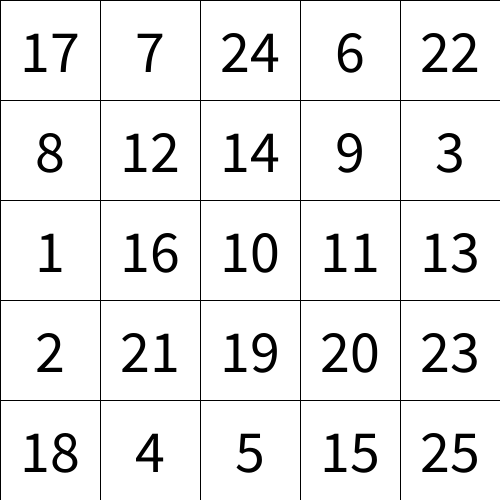
Frame 1 (no input)
Frame 60 (the mouse pressed at the canvas centre just before this capture): identical to frame 1, image omitted
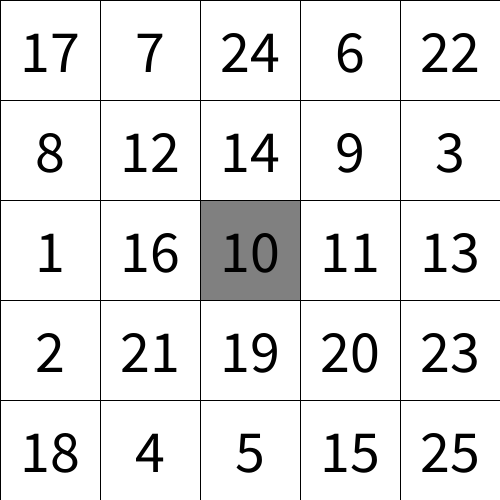
Frame 120 (the mouse held since frame 60 and released just before this capture)

The Processing sketch that drew these frames (run headless with seeded random() and noise(); from frame 60 on, the mouse is pressed at the canvas centre):

// Processing sketch: week06_5_schulte_table05_void_mousePressed_pressed_i_j
// ── week06_5_schulte_table05_void_mousePressed_pressed_i_j.pde
///week06_5_schulte_table05_void_mousePressed_pressed_i_j

int [] used = new int[26];
int [][] table = new int[5][5];
void setup(){
  size(500,500);
  textSize(60);
  textAlign(CENTER,CENTER);
  for(int i=0;i<5;i++) {
    for(int j=0;j<5;j++) {
      int now = int(random(1,26));
      while(used[now]==1) now = int(random(1,26));
      table[i][j] = now;
      used[now] = 1;
    }
  }
}
int [][] pressed = new int[5][5];
void draw(){
  background(#FFFFF2);
  for(int i=0;i<5;i++){
    for(int j=0;j<5;j++){
      if(pressed[i][j]==1) fill(128);
      else fill(255);
      rect(j*100,i*100,100,100);
      fill(0); text(""+table[i][j],50+j*100,50+i*100);
    }
  }
}
void mousePressed(){
  int i = mouseY/100,j = mouseX/100;
  pressed[i][j] = 1;
}
